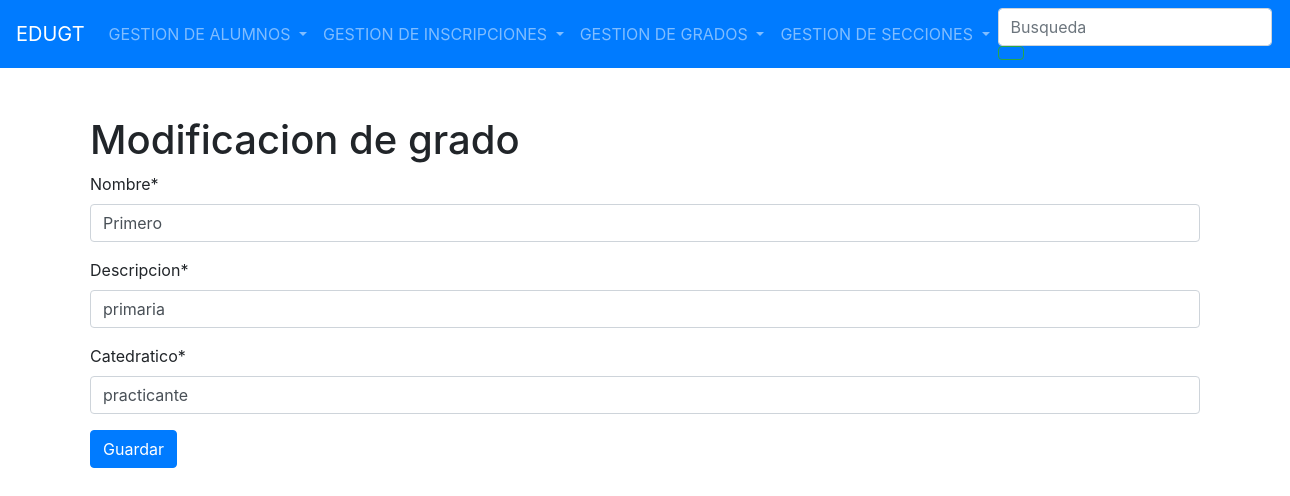
Screenshot of /editarGrados/7 with the database file from the repository.
### Models/Grado/models.py (models this page shows, shortened)
class Grado(models.Model):
    id_grado = models.AutoField(primary_key=True)
    Nombre = models.CharField(max_length=30)
    Descripcion = models.CharField(max_length=30)
    Catedratico = models.CharField(max_length=30)

### Models/Grado/views.py (the view)
# urls.py: path("editarGrados/<id>",FormularioGradoViews.modificarG, name="MODIFICARG"),
    def modificarG(request, id):
        MODG = Grado.objects.get(id_grado=id)
        data = {
            'form': FormularioGrado(instance=MODG)
        }
        if request.method == 'POST':
            formulario = FormularioGrado(data=request.POST, instance=MODG)
            if formulario.is_valid():
                formulario.save()
                data['mensaje'] = "Se ha actualizado el registro."
                data['form'] = formulario
        return render(request, 'Modificar_grado.html', data)

### Models/Grado/FormsG.py
class FormularioGrado(ModelForm):
    class Meta:
        model = Grado
        fields = '__all__'

### Templates/Modificar_grado.html (shortened to what this page needs)
{% extends 'index.html' %}
{% load crispy_forms_tags %}
{% block content %}
  <div id="content-wrapper" class="d-flex flex-column">
    <h1> Modificacion de grado </h1>
    <form action = "" method="POST" >
        {{ form|crispy}}
            <button type="submit" class="btn btn-primary">Guardar</button>
    </form>
    </div>
{% endblock %}

### rows the page displays
Grado: Nombre "Primero", Descripcion "primaria", Catedratico "practicante"
